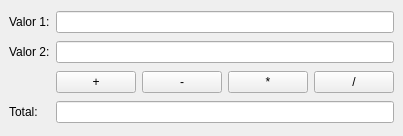
<?xml version="1.0" encoding="UTF-8"?>
<ui version="4.0">
 <class>MainWindow</class>
 <widget class="QMainWindow" name="MainWindow">
  <property name="geometry">
   <rect>
    <x>0</x>
    <y>0</y>
    <width>381</width>
    <height>136</height>
   </rect>
  </property>
  <property name="windowTitle">
   <string>Calculadora</string>
  </property>
  <widget class="QWidget" name="centralwidget">
   <layout class="QGridLayout" name="gridLayout">
    <item row="2" column="1">
     <layout class="QHBoxLayout" name="horizontalLayout">
      <item>
       <widget class="QPushButton" name="pushButton_soma">
        <property name="text">
         <string>+</string>
        </property>
       </widget>
      </item>
      <item>
       <widget class="QPushButton" name="pushButton_subtracao">
        <property name="text">
         <string>-</string>
        </property>
       </widget>
      </item>
      <item>
       <widget class="QPushButton" name="pushButton_multiplicacao">
        <property name="text">
         <string>*</string>
        </property>
       </widget>
      </item>
      <item>
       <widget class="QPushButton" name="pushButton_divisao">
        <property name="text">
         <string>/</string>
        </property>
       </widget>
      </item>
     </layout>
    </item>
    <item row="0" column="1">
     <widget class="QLineEdit" name="lineEdit_valor1"/>
    </item>
    <item row="0" column="0">
     <widget class="QLabel" name="label_valor1">
      <property name="text">
       <string>Valor 1:</string>
      </property>
     </widget>
    </item>
    <item row="1" column="1">
     <widget class="QLineEdit" name="lineEdit_valor2"/>
    </item>
    <item row="1" column="0">
     <widget class="QLabel" name="label_valor2">
      <property name="text">
       <string>Valor 2:</string>
      </property>
     </widget>
    </item>
    <item row="3" column="0">
     <widget class="QLabel" name="label_total">
      <property name="text">
       <string>Total:</string>
      </property>
     </widget>
    </item>
    <item row="3" column="1">
     <widget class="QLineEdit" name="lineEdit_total"/>
    </item>
   </layout>
  </widget>
 </widget>
 <resources/>
 <connections/>
</ui>
